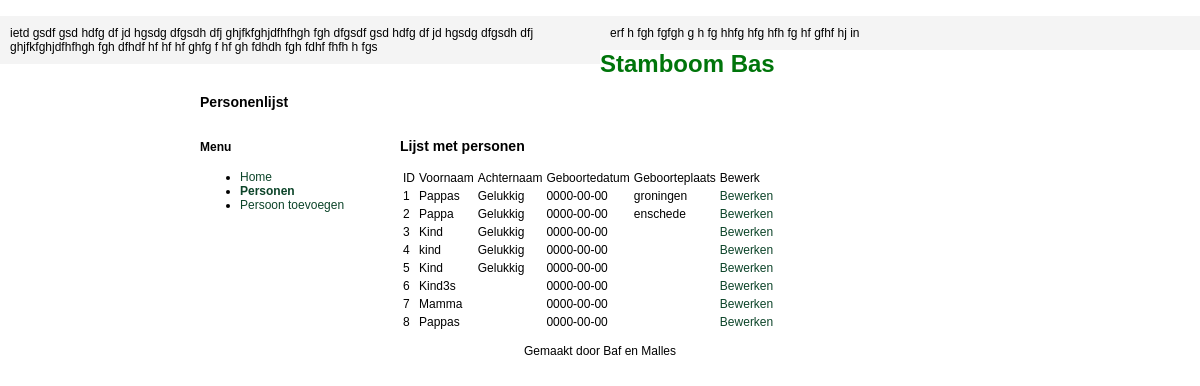
/oud/persoon/personen.php, run on an earlier commit of the app's database.
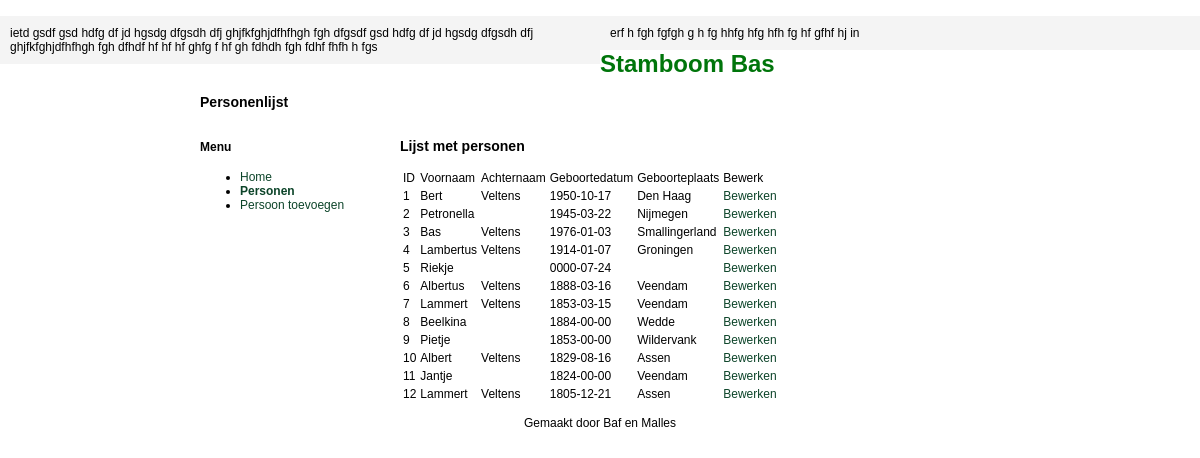
And on a later commit of the database.
### tables this page shows
CREATE TABLE IF NOT EXISTS `personenregister` (
  `persoon_id` int(11) NOT NULL AUTO_INCREMENT,
  `partner_id` int(11) NOT NULL,
  `partnerschap_id` int(11) NOT NULL,
  `ouder_id` int(11) NOT NULL,
  `geslacht` text NOT NULL,
  `voornaam` text NOT NULL,
  `tweedenaam` text NOT NULL,
  `derdenaam` text NOT NULL,
  `voorvoegsel_achternaam` text NOT NULL,
  `achternaam` text NOT NULL,
  `voorvoegsel_meisjesnaam` text NOT NULL,
  `meisjesnaam` text NOT NULL,
  `geboortedatum` date NOT NULL,
  `doopdatum` date NOT NULL,
  `geboorteplaats` text NOT NULL,
  `doopplaats` text NOT NULL,
  `sterfdatum` date NOT NULL,
  `sterfplaats` text NOT NULL,
  `beroep1` text NOT NULL,
  `beroep2` text NOT NULL,
  `beroep3` text NOT NULL,
  `opmerking1` text NOT NULL,
  `opmerking2` text NOT NULL,
  `documentatie1` text NOT NULL,
  `documentatie2` text NOT NULL,
  `foto1` int(11) NOT NULL,
  `partner1` text NOT NULL,
  `huwlijksdatum1` date NOT NULL,
  `partner2` text NOT NULL,
  `huwlijksdatum2` date NOT NULL,
  `partner3` text NOT NULL,
  `huwlijksdatum3` date NOT NULL,
  `toevoegen` text NOT NULL,
  PRIMARY KEY (`persoon_id`)
);

### oud/persoon/personen.php (called while the page is built, shortened)
<?php
$db = getDatabase();
$sql = "SELECT *
FROM `personenregister`
ORDER BY 'achternaam' ASC";
$personenData = $db->query($sql);
$data = array();
$data['title'] = 'Personenlijst';
$data['view'] = 'personen';
include '../template/template.php';

### oud/template/views/personen.php (the view, shortened to what this page needs)
<h3>Lijst met personen</h3>
	<table>
		<tr>
			<td>ID</td>
			<td>Voornaam</td>
			<td>Achternaam</td>
			<td>Geboortedatum</td>
			<td>Geboorteplaats</td>
			<td>Bewerk</td>
		</tr>
		<?php
		while($row = $personenData->fetch_assoc()){
			?>
			<tr>
				<td><?php echo $row['persoon_id']; ?></td>
				<td><?php echo $row['voornaam']; ?></td>
				<td><?php echo $row['achternaam']; ?></td>
				<td><?php echo $row['geboortedatum']; ?></td>
				<td><?php echo $row['geboorteplaats']; ?></td>
				<td><a href="/persoon/persoon.php?persoon_id=<?php echo $row['persoon_id']; ?>">Bewerken</a></td>
			</tr>
		<?php
		}
		?>
	</table>

### oud/template/template.php (shortened to what this page needs)
<!DOCTYPE html>
<html>
<head lang="nl-NL">
    <link rel="stylesheet" href="/css/style.css" type="text/css" />
</head>
<body>
<div>
    <div class="float-left width50">
       <div class="space">
           ietd gsdf gsd hdfg df jd hgsdg dfgsdh dfj ghjfkfghjdfhfhgh fgh dfgsdf gsd hdfg df jd hgsdg dfgsdh dfj ghjfkfghjdfhfhgh fgh dfhdf hf hf hf ghfg
           f hf gh fdhdh fgh fdhf fhfh h fgs
       </div>
    </div>
    <div class="float-left width50">
        <div class="space">
            erf h fgh fgfgh g h fg hhfg hfg hfh fg hf gfhf hj in
        </div>
    </div>
</div>
    <div class="container">
        <div class="header">
            <?php include 'header.php'; ?>
        </div>
        <div class="middle">
            <div class="menu">
                <?php include 'menu.php'; ?>
            </div>
            <div class="content">
                <?php include 'views/' . $data['view'] . '.php'; ?>
            </div>
            <br class="clear"/>
        </div>
        <div class="footer">
            <?php include 'footer.php'; ?>
        </div>
    </div>
</body>
</html>

### oud/template/header.php (shortened to what this page needs)
<h1>Stamboom Bas</h1>
<h3><?php echo $data['title']; ?></h3>

### oud/template/menu.php (shortened to what this page needs)
<h4>Menu</h4>
<ul>
	<li><a href="/oud/home.php" class="<?php echo $data['view'] == 'home' ? 'active' : ''; ?>">Home</a></li>
	<li><a href="/persoon/personen.php" class="<?php echo $data['view'] == 'personen' ? 'active' : ''; ?>">Personen</a></li>
	<li><a href="/persoon/toevoegen.php" class="<?php echo $data['view'] == 'toevoegen' ? 'active' : ''; ?>">Persoon toevoegen</a></li>
</ul>

### oud/template/footer.php (shortened to what this page needs)
<p>Gemaakt door Baf en Malles</p>

### oud/css/style.css (style rules this page uses)
.container { max-width: 800px; margin: 0 auto; }
.header, .middle, .footer { width: 100% }
.menu { float: left; width: 20% }
.content { float: right; width: 75% }
.footer { text-align: center; }
html { font-family: Arial, Helvetica, sans-serif; font-size: 12px; }
body { margin: 0; }
h1 { color: #00750b; }
a { color: #0c4429; text-decoration: none; }
a.active { font-weight: bold; }

### oud/template/template.php (style rules this page uses)
.float-left { background: #f4f4f4; float: left; }
.width50 { width: 50%; }
.space { padding: 10px; }

What changed in the data, as far as the page shows it:
changed personenregister id 1: voornaam "Pappas" → "Bert"; achternaam "Gelukkig" → "Veltens"; geboortedatum "0000-00-00" → "1950-10-17"; geboorteplaats "groningen" → "Den Haag"
changed personenregister id 2: voornaam "Pappa" → "Petronella"; geboortedatum "0000-00-00" → "1945-03-22"; geboorteplaats "enschede" → "Nijmegen"; achternaam "Gelukkig" → (not shown)
changed personenregister id 3: voornaam "Kind" → "Bas"; achternaam "Gelukkig" → "Veltens"; geboortedatum "0000-00-00" → "1976-01-03"; geboorteplaats (not shown) → "Smallingerland"
changed personenregister id 4: voornaam "kind" → "Lambertus"; achternaam "Gelukkig" → "Veltens"; geboortedatum "0000-00-00" → "1914-01-07"; geboorteplaats (not shown) → "Groningen"
changed personenregister id 5: voornaam "Kind" → "Riekje"; geboortedatum "0000-00-00" → "0000-07-24"; achternaam "Gelukkig" → (not shown)
changed personenregister id 6: voornaam "Kind3s" → "Albertus"; achternaam (not shown) → "Veltens"; geboortedatum "0000-00-00" → "1888-03-16"; geboorteplaats (not shown) → "Veendam"
changed personenregister id 7: voornaam "Mamma" → "Lammert"; achternaam (not shown) → "Veltens"; geboortedatum "0000-00-00" → "1853-03-15"; geboorteplaats (not shown) → "Veendam"
changed personenregister id 8: voornaam "Pappas" → "Beelkina"; geboortedatum "0000-00-00" → "1884-00-00"; geboorteplaats (not shown) → "Wedde"
added personenregister: persoon_id "9", voornaam "Pietje", geboortedatum "1853-00-00", geboorteplaats "Wildervank"
added personenregister: persoon_id "10", voornaam "Albert", achternaam "Veltens", geboortedatum "1829-08-16", geboorteplaats "Assen"
added personenregister: persoon_id "11", voornaam "Jantje", geboortedatum "1824-00-00", geboorteplaats "Veendam"
added personenregister: persoon_id "12", voornaam "Lammert", achternaam "Veltens", geboortedatum "1805-12-21", geboorteplaats "Assen"
